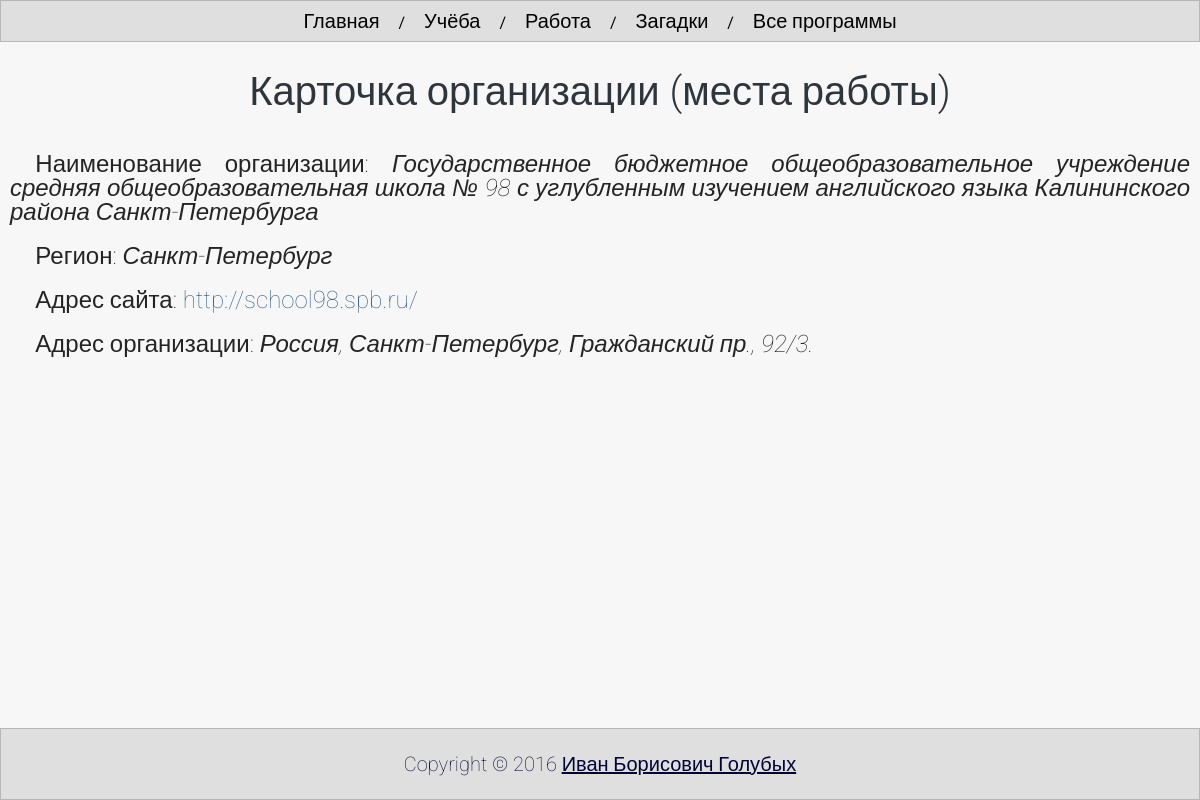
The app's page /django/profile_ig/org_card/4/ with its own data.
### indexapp/models.py (models this page shows)
class Organization(models.Model):
    name = models.TextField(verbose_name='Организация', max_length=1500) # Место работы
    region = models.CharField(verbose_name='Регион', max_length=64) # Регион работы/фирмы
    site = models.CharField(verbose_name='Ссылка на сайт', max_length=128, blank=True) # Ссылка
    address = models.TextField(verbose_name='Адрес', max_length=1500, blank=True) # Адрес

### indexapp/views.py (the view)
# urls.py: url(r'^org_card/([\d+])/$', org_card, name='org_card'),
def org_card(request, num):
    org_places = Organization.objects.filter(id = num)
    return render_to_response("org_card.html", {'org_places': org_places})

### templates/org_card.html (shortened to what this page needs)
{% extends "base.html" %}
{% load staticfiles %}
{% block contetnt %}
    <h1>Карточка организации (места работы)</h1>
    <div>
        {% if not org_places %}
        <p>Данные о данной организации отсутствуют.</p>
        {% else %}
            <p>Наименование организации: <strong style="font-style: italic">{{ org_places.0.name }}</strong></p>
            <p>Регион: <strong style="font-style: italic">{{ org_places.0.region }}</strong></p>
            <p>Адрес сайта:
                {% if not org_places.0.site %}
                    <strong style="font-style: italic">нет действующего официального сайта.</strong>
                {% else %}
                    <a href="{{ org_places.0.site }}" target="_blank">{{ org_places.0.site }}</a>
                {% endif %}
            </p>
            <p>Адрес организации:
                {% if not org_places.0.address %}
                    <strong style="font-style: italic">данные о действующем адресе компании отсутствуют.</strong>
                {% else %}
                    <strong style="font-style: italic">{{ org_places.0.address }}</strong>
                {% endif %}
            </p>
        {% endif %}
    </div>
{% endblock %}

### indexapp/static/indexapp/style.css (style rules this page uses)
* { margin: 0; padding: 0; }
html, body { height: 100%; }
body { width: 100%; max-width: 1280px; min-width: 300px; margin: 0 auto; background-color: #f7f7f7; font-family: 'Roboto', sans-serif; -webkit-hyphens: auto; -moz-hyphens: auto; -ms-hyphens: auto; }
.content div p, work_last_view { color: #242424; padding: 10px; text-align: justify; text-indent: 2ex; }
.content div a { text-decoration: none; color: #40678a; }
.content h1 { text-align: center; color: #2e353d; font-size: 40px; font-weight: 300; margin-top: 30px; margin-bottom: 30px; }

### records on screen
Organization: name "Государственное бюджетное общеобразовательное учреждение средняя общеобразовательная школа № 98 с углубленным изучением английского языка Калининского района Санкт-Петербурга", region "Санкт-Петербург", site "http://school98.spb.ru/", address "Россия, Санкт-Петербург, Гражданский пр., 92/3."
